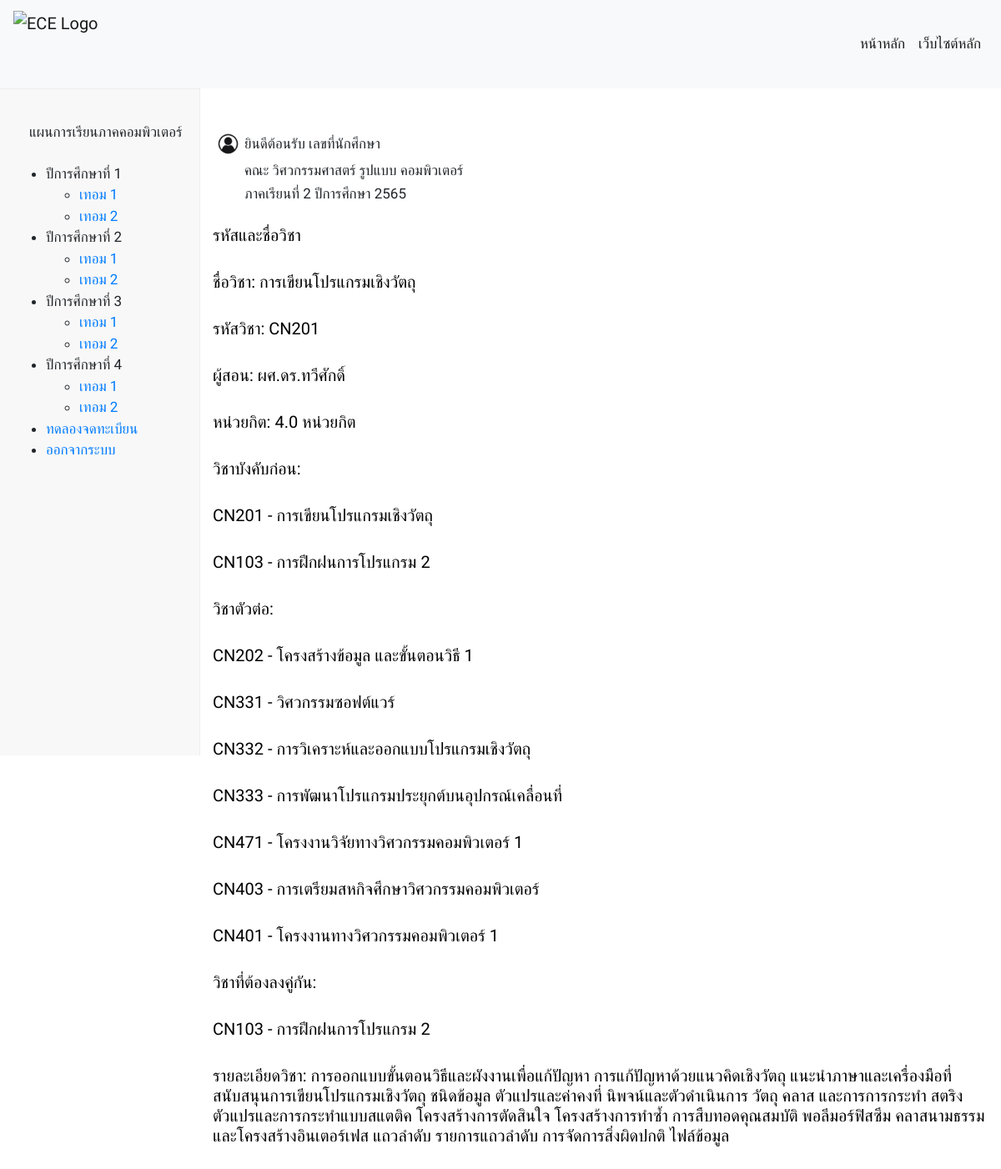
The page /detail/CN201/ on the database its author committed.
### database/models.py (models this page shows, shortened)
class Subject(models.Model):
    S_id = models.CharField(max_length=25)
    S_name = models.CharField(max_length=50)
    S_credits = models.FloatField()
    S_detail = models.TextField()
    S_teacher = models.ForeignKey(Person, on_delete=models.CASCADE)
    pre_id = models.ManyToManyField(
        'self', blank=True, symmetrical=False, related_name='presub')
    post_id = models.ManyToManyField(
        'self', blank=True, symmetrical=False, related_name='postsub')
    same_id = models.ManyToManyField(
        'self', blank=True, symmetrical=False, related_name='samesub')
    term = models.CharField(max_length=25,null=True, blank=True,)

class Person(models.Model):
    first_name = models.CharField(max_length=30)
    last_name = models.CharField(max_length=30)
    def __str__(self):
        return self.first_name

### subjectenroller/views.py (the view)
# urls.py: path('detail/<str:S_id>/', views.detail , name="detail"),
def detail(request, S_id):
    data = Subject.objects.all()
    subject = get_object_or_404(Subject, S_id=S_id)
    context = {
        'subject': subject,
        'data': data,
    }
    return render(request,"subjectenroller/subject_detail.html", {'context': context})

### subjectenroller/templates/subjectenroller/subject_detail.html (shortened to what this page needs)
{% extends "subjectenroller/layout.html" %}
{% load static %}
{% block body %}
    <br>
    <br>
    <div style="display: flex; flex-direction: column;">
        <div class="container">
            <div class="row">
              <div class="col-auto">
                <table style="width:100%">
                    <tr>
                        <th><img src="/static/image/user.jpg" alt="userlogo" width="35" height="35"></th>
                        <td><a>ยินดีต้อนรับ {{ request.session.name }}  เลขที่นักศึกษา {{ request.session.user_id }}</a></td>
                    </tr>
                    <tr>
                        <td></td>
                        <td><a>คณะ วิศวกรรมศาสตร์ รูปแบบ คอมพิวเตอร์</a></td>
                    </tr>
                    <tr>
                        <td></td>
                        <td><a>ภาคเรียนที่ 2 ปีการศึกษา 2565</a></td>
                    </tr>
                </table>
              </div>
              <div class="col-auto">
              </div>
            </div>
            <br>
              <h5>รหัสและชื่อวิชา</h5><br>
              <h5>ชื่อวิชา: {{ context.subject.S_name }}</h5><br>
              <h5>รหัสวิชา: {{ context.subject.S_id }}</h5><br>
              <h5>ผู้สอน: {{ context.subject.S_teacher }}</h5><br>
              <h5>หน่วยกิต: {{ context.subject.S_credits }} หน่วยกิต</h5><br>
              <h5>วิชาบังคับก่อน:</h5><br>
              {% for pre_subject in context.subject.pre_id.all %}
              <h5>{{ pre_subject.S_id }} - {{ pre_subject.S_name }}</h5><br>
          {% endfor %}
              <h5>วิชาตัวต่อ:</h5><br>
                {% for post_subject in context.subject.post_id.all %}
              <h5>{{ post_subject.S_id }} - {{ post_subject.S_name }}</h5><br>
          {% endfor %}
              <h5>วิชาที่ต้องลงคู่กัน:</h5><br>
                {% for same_subject in context.subject.same_id.all %}
              <h5>{{ same_subject.S_id }} - {{ same_subject.S_name }}</h5><br>
          {% endfor %}
          <h5>รายละเอียดวิชา: {{ context.subject.S_detail }}</h5><br>
        <br>
{% endblock %}

### static/css/styles.css (style rules this page uses)
a { color: white; font-family: 'Prompt', sans-serif; font-size: 17px; position: relative; }
h5 { color: rgb(0, 0, 0); font-family: 'Prompt', sans-serif; position: relative; }

### rows shown on the page
Subject: subject.S_name "การเขียนโปรแกรมเชิงวัตถุ", subject.S_id "CN201", subject.S_teacher "ผศ.ดร.ทวีศักดิ์", subject.S_credits "4.0", S_id "CN201", S_name "การเขียนโปรแกรมเชิงวัตถุ", subject.S_detail "การออกแบบขั้นตอนวิธีและผังงานเพื่อแก้ปัญหา การแก้ปัญหาด้วยแนวคิดเชิงวัตถุ แนะนำภาษาและเครื่องมือที่สนับสนุนการเขียนโปรแกรมเชิงวัตถุ ชนิดข้อมูล ตัวแปรและค่าคงที่ นิพจน์และตัวดำเนินการ วัตถุ คลาส และการการกระทำ สตริงตัวแปรและการกระทำแบบสแตติค โครงสร้างการตัดสินใจ โครงสร้างการทำซ้ำ การสืบทอดคุณสมบัติ พอลีมอร์ฟิสซึม คลาสนามธรรมและโครงสร้างอินเตอร์เฟส แถวลำดับ รายการแถวลำดับ การจัดการสิ่งผิดปกติ ไฟล์ข้อมูล"
Subject: S_id "CN103", S_name "การฝึกฝนการโปรแกรม 2"
Subject: S_id "CN202", S_name "โครงสร้างข้อมูล และขั้นตอนวิธี 1"
Subject: S_id "CN331", S_name "วิศวกรรมซอฟต์แวร์"
Subject: S_id "CN332", S_name "การวิเคราะห์และออกแบบโปรแกรมเชิงวัตถุ"
Subject: S_id "CN333", S_name "การพัฒนาโปรแกรมประยุกต์บนอุปกรณ์เคลื่อนที่"
Subject: S_id "CN471", S_name "โครงงานวิจัยทางวิศวกรรมคอมพิวเตอร์ 1"
Subject: S_id "CN403", S_name "การเตรียมสหกิจศึกษาวิศวกรรมคอมพิวเตอร์"
Subject: S_id "CN401", S_name "โครงงานทางวิศวกรรมคอมพิวเตอร์ 1"
